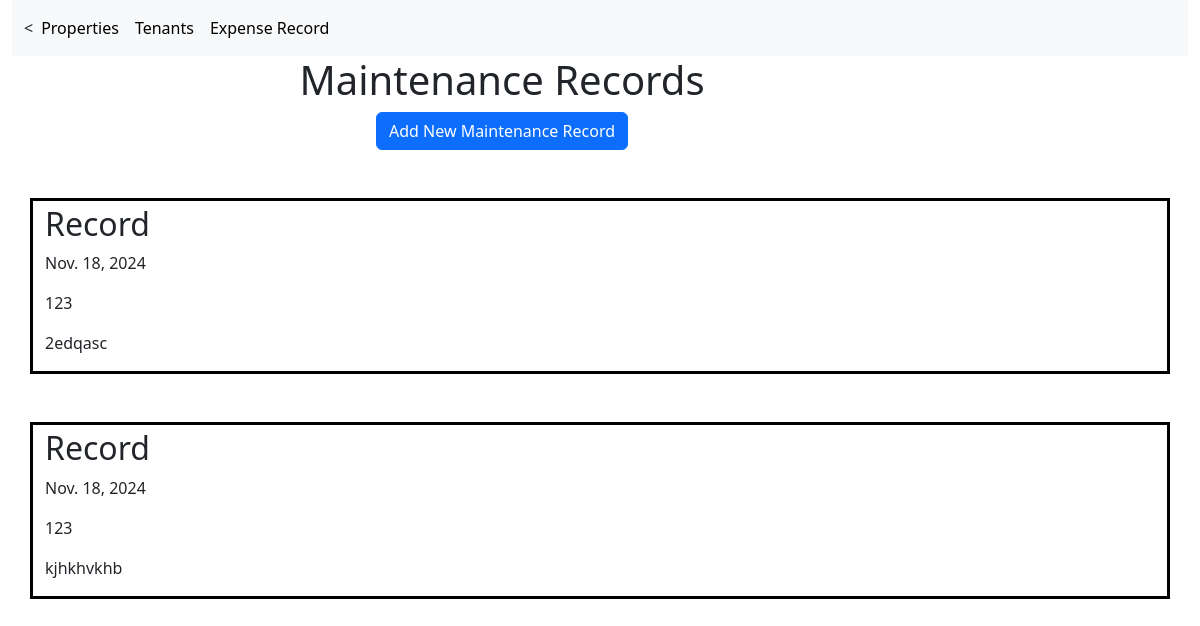
The page /maintence_records/2 on the database its author committed.
### real_estate/models.py (models this page shows)
class MaintRecord(models.Model):
    maint_record_id = models.BigAutoField(primary_key=True)
    maint_record_date = models.DateField()
    property = models.ForeignKey('Property',  null=True, on_delete=models.CASCADE)
    unit = models.ForeignKey('Unit',    blank=True, null=True, on_delete=models.CASCADE)
    notes = models.TextField(null=True)
    class Meta:
        managed = True
        db_table = 'maint_record'

class Property(models.Model):
    property_id = models.BigAutoField(primary_key=True)
    name = models.TextField()
    street_addr = models.TextField()
    city = models.TextField()
    county = models.TextField(null=True)
    state_abrv = models.TextField()
    zip = models.TextField()
    purchase_date = models.DateField(blank=True, null=True)
    sqr_ft = models.TextField(blank=True, null=True)
    price_per_sqqr_ft = models.TextField(blank=True, null=True)
    purchase_price = models.TextField(blank=True, null=True)
    market_price = models.TextField(blank=True, null=True)
    num_of_units = models.TextField(blank=True, null=True)
    notes = models.TextField(null=True)
    class Meta:
        managed = True
        db_table = 'property'

### real_estate/views.py (the view)
# urls.py: path('maintence_records/<int:pk>', views.maintence_record, name = 'maintence_records'),
def maintence_record(request, pk):
    records = MaintRecord.objects.all().filter(property_id =pk)
    return render(request, 'maintence_record.html', {'records':records, 'pk': pk})

### real_estate/templates/maintence_record.html (shortened to what this page needs)
{% extends 'nav_bar.html' %}
{% block content%}
<div class="container-fluid">
<center><h1>Maintenance Records</h1></center>
           <div class="buttons">
             <div class = "page-add-button">
              <center>
               <p><a href = "{% url 'maintence_form' pk %}" class = "btn btn-primary" >Add New Maintenance Record  </a> </p>
              </center>
            </div>
           </div>
       </div>
       </div>
{% if records %}
{% for record in records %}
    <div class="container pt-1 my-5" style="border: 3px solid black;">
    <h2>Record</h2>
    <p><a>{{record.maint_record_date}}<p>
    <p><a>{{record.property.name}}</a></p>
    <p><a>{{record.notes}}</a></p>
    </div>
    {% endfor%}
{% else %}
<p> There are no records </p>
{% endif %}
{% endblock %}

### rows shown on the page
MaintRecord: maint_record_date "Nov. 18, 2024", property.name "123", notes "2edqasc"
MaintRecord: maint_record_date "Nov. 18, 2024", property.name "123", notes "kjhkhvkhb"
